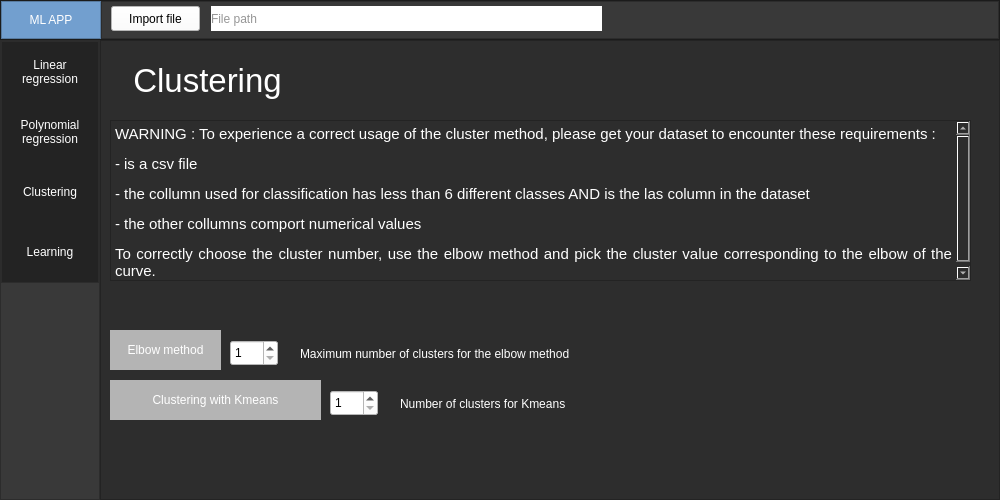
<?xml version="1.0" encoding="UTF-8"?>
<ui version="4.0">
 <class>MainWindow</class>
 <widget class="QMainWindow" name="MainWindow">
  <property name="geometry">
   <rect>
    <x>0</x>
    <y>0</y>
    <width>1000</width>
    <height>500</height>
   </rect>
  </property>
  <property name="minimumSize">
   <size>
    <width>1000</width>
    <height>500</height>
   </size>
  </property>
  <property name="windowTitle">
   <string>MainWindow</string>
  </property>
  <property name="styleSheet">
   <string notr="true">background-color: rgb(45, 45, 45);</string>
  </property>
  <widget class="QWidget" name="centralwidget">
   <layout class="QVBoxLayout" name="verticalLayout">
    <property name="spacing">
     <number>0</number>
    </property>
    <property name="leftMargin">
     <number>0</number>
    </property>
    <property name="topMargin">
     <number>0</number>
    </property>
    <property name="rightMargin">
     <number>0</number>
    </property>
    <property name="bottomMargin">
     <number>0</number>
    </property>
    <item>
     <widget class="QFrame" name="Topbar">
      <property name="maximumSize">
       <size>
        <width>16777215</width>
        <height>40</height>
       </size>
      </property>
      <property name="styleSheet">
       <string notr="true">background-color: rgb(35, 35, 35);</string>
      </property>
      <property name="frameShape">
       <enum>QFrame::StyledPanel</enum>
      </property>
      <property name="frameShadow">
       <enum>QFrame::Raised</enum>
      </property>
      <layout class="QHBoxLayout" name="horizontalLayout">
       <property name="spacing">
        <number>0</number>
       </property>
       <property name="leftMargin">
        <number>0</number>
       </property>
       <property name="topMargin">
        <number>0</number>
       </property>
       <property name="rightMargin">
        <number>0</number>
       </property>
       <property name="bottomMargin">
        <number>0</number>
       </property>
       <item>
        <widget class="QFrame" name="frame_top">
         <property name="maximumSize">
          <size>
           <width>100</width>
           <height>40</height>
          </size>
         </property>
         <property name="styleSheet">
          <string notr="true">background-color: rgb(114, 159, 207);</string>
         </property>
         <property name="frameShape">
          <enum>QFrame::StyledPanel</enum>
         </property>
         <property name="frameShadow">
          <enum>QFrame::Raised</enum>
         </property>
         <layout class="QHBoxLayout" name="horizontalLayout_2">
          <property name="spacing">
           <number>0</number>
          </property>
          <property name="leftMargin">
           <number>0</number>
          </property>
          <property name="topMargin">
           <number>0</number>
          </property>
          <property name="rightMargin">
           <number>0</number>
          </property>
          <property name="bottomMargin">
           <number>0</number>
          </property>
          <item>
           <widget class="QPushButton" name="Btn_toggle">
            <property name="sizePolicy">
             <sizepolicy hsizetype="Expanding" vsizetype="Expanding">
              <horstretch>0</horstretch>
              <verstretch>0</verstretch>
             </sizepolicy>
            </property>
            <property name="styleSheet">
             <string notr="true">color:rgb(255, 255, 255);
border: 0px solid</string>
            </property>
            <property name="text">
             <string>ML APP</string>
            </property>
           </widget>
          </item>
         </layout>
        </widget>
       </item>
       <item>
        <widget class="QFrame" name="frame_toggle">
         <property name="minimumSize">
          <size>
           <width>0</width>
           <height>0</height>
          </size>
         </property>
         <property name="styleSheet">
          <string notr="true">background-color: rgb(57, 57, 57);</string>
         </property>
         <property name="frameShape">
          <enum>QFrame::StyledPanel</enum>
         </property>
         <property name="frameShadow">
          <enum>QFrame::Raised</enum>
         </property>
         <widget class="QPushButton" name="Btn_import">
          <property name="geometry">
           <rect>
            <x>10</x>
            <y>5</y>
            <width>89</width>
            <height>25</height>
           </rect>
          </property>
          <property name="styleSheet">
           <string notr="true">QPushButton{
	background-color: rgb(255,255,255);
}
QPushButton:hover{
	color : #FFF;
	background-color: rgb(0, 0, 0);
}</string>
          </property>
          <property name="text">
           <string>Import file</string>
          </property>
         </widget>
         <widget class="QLabel" name="label_file_path">
          <property name="geometry">
           <rect>
            <x>110</x>
            <y>5</y>
            <width>391</width>
            <height>25</height>
           </rect>
          </property>
          <property name="styleSheet">
           <string notr="true">background-color: #FFF;
color :rgb(150, 150, 150)</string>
          </property>
          <property name="text">
           <string>File path</string>
          </property>
         </widget>
        </widget>
       </item>
      </layout>
     </widget>
    </item>
    <item>
     <widget class="QFrame" name="Content">
      <property name="frameShape">
       <enum>QFrame::NoFrame</enum>
      </property>
      <property name="frameShadow">
       <enum>QFrame::Raised</enum>
      </property>
      <layout class="QHBoxLayout" name="horizontalLayout_3">
       <property name="spacing">
        <number>0</number>
       </property>
       <property name="leftMargin">
        <number>0</number>
       </property>
       <property name="topMargin">
        <number>0</number>
       </property>
       <property name="rightMargin">
        <number>0</number>
       </property>
       <property name="bottomMargin">
        <number>0</number>
       </property>
       <item>
        <widget class="QFrame" name="frame_left_menu">
         <property name="minimumSize">
          <size>
           <width>100</width>
           <height>0</height>
          </size>
         </property>
         <property name="maximumSize">
          <size>
           <width>100</width>
           <height>16777215</height>
          </size>
         </property>
         <property name="styleSheet">
          <string notr="true">background-color: rgb(57, 57, 57);</string>
         </property>
         <property name="frameShape">
          <enum>QFrame::StyledPanel</enum>
         </property>
         <property name="frameShadow">
          <enum>QFrame::Raised</enum>
         </property>
         <layout class="QVBoxLayout" name="verticalLayout_3">
          <property name="spacing">
           <number>0</number>
          </property>
          <property name="leftMargin">
           <number>0</number>
          </property>
          <property name="topMargin">
           <number>0</number>
          </property>
          <property name="rightMargin">
           <number>0</number>
          </property>
          <property name="bottomMargin">
           <number>0</number>
          </property>
          <item alignment="Qt::AlignTop">
           <widget class="QFrame" name="frame_top_menus">
            <property name="frameShape">
             <enum>QFrame::StyledPanel</enum>
            </property>
            <property name="frameShadow">
             <enum>QFrame::Raised</enum>
            </property>
            <layout class="QVBoxLayout" name="verticalLayout_4">
             <property name="spacing">
              <number>0</number>
             </property>
             <property name="leftMargin">
              <number>0</number>
             </property>
             <property name="topMargin">
              <number>0</number>
             </property>
             <property name="rightMargin">
              <number>0</number>
             </property>
             <property name="bottomMargin">
              <number>0</number>
             </property>
             <item>
              <widget class="QPushButton" name="Btn_linear">
               <property name="minimumSize">
                <size>
                 <width>0</width>
                 <height>60</height>
                </size>
               </property>
               <property name="styleSheet">
                <string notr="true">QPushButton{
	color:rgb(255,255,255);
	background-color: rgb(35, 35, 35);
	border: 0px solid
}
QPushButton:hover{
background-color: rgb(85, 170, 255);
}</string>
               </property>
               <property name="text">
                <string>Linear
regression</string>
               </property>
              </widget>
             </item>
             <item>
              <widget class="QPushButton" name="Btn_poly_reg">
               <property name="minimumSize">
                <size>
                 <width>0</width>
                 <height>60</height>
                </size>
               </property>
               <property name="styleSheet">
                <string notr="true">QPushButton{
	color:rgb(255,255,255);
	background-color: rgb(35, 35, 35);
	border: 0px solid
}
QPushButton:hover{
background-color: rgb(85, 170, 255);
}</string>
               </property>
               <property name="text">
                <string>Polynomial
regression</string>
               </property>
              </widget>
             </item>
             <item>
              <widget class="QPushButton" name="Btn_kmeans">
               <property name="minimumSize">
                <size>
                 <width>0</width>
                 <height>60</height>
                </size>
               </property>
               <property name="styleSheet">
                <string notr="true">QPushButton{
	color:rgb(255,255,255);
	background-color: rgb(35, 35, 35);
	border: 0px solid
}
QPushButton:hover{
background-color: rgb(85, 170, 255);
}</string>
               </property>
               <property name="text">
                <string>Clustering</string>
               </property>
              </widget>
             </item>
             <item>
              <widget class="QPushButton" name="Btn_ML">
               <property name="minimumSize">
                <size>
                 <width>0</width>
                 <height>60</height>
                </size>
               </property>
               <property name="styleSheet">
                <string notr="true">QPushButton{
	color:rgb(255,255,255);
	background-color: rgb(35, 35, 35);
	border: 0px solid
}
QPushButton:hover{
background-color: rgb(85, 170, 255);
}</string>
               </property>
               <property name="text">
                <string>Learning</string>
               </property>
              </widget>
             </item>
            </layout>
           </widget>
          </item>
         </layout>
        </widget>
       </item>
       <item>
        <widget class="QFrame" name="frame_pages">
         <property name="frameShape">
          <enum>QFrame::StyledPanel</enum>
         </property>
         <property name="frameShadow">
          <enum>QFrame::Raised</enum>
         </property>
         <layout class="QVBoxLayout" name="verticalLayout_2">
          <item>
           <widget class="QStackedWidget" name="Pages_widget">
            <property name="currentIndex">
             <number>1</number>
            </property>
            <widget class="QWidget" name="Learning">
             <widget class="QLabel" name="label_learning">
              <property name="geometry">
               <rect>
                <x>0</x>
                <y>0</y>
                <width>210</width>
                <height>61</height>
               </rect>
              </property>
              <property name="font">
               <font>
                <pointsize>25</pointsize>
               </font>
              </property>
              <property name="styleSheet">
               <string notr="true">color: #FFF;</string>
              </property>
              <property name="text">
               <string>Learning</string>
              </property>
              <property name="alignment">
               <set>Qt::AlignCenter</set>
              </property>
             </widget>
            </widget>
            <widget class="QWidget" name="kmeans_cluster">
             <widget class="QLabel" name="label_kmeans">
              <property name="geometry">
               <rect>
                <x>0</x>
                <y>0</y>
                <width>195</width>
                <height>61</height>
               </rect>
              </property>
              <property name="font">
               <font>
                <pointsize>25</pointsize>
               </font>
              </property>
              <property name="styleSheet">
               <string notr="true">color: #FFF;</string>
              </property>
              <property name="text">
               <string>Clustering</string>
              </property>
              <property name="alignment">
               <set>Qt::AlignCenter</set>
              </property>
             </widget>
             <widget class="QPushButton" name="Btn_elbow_plot">
              <property name="geometry">
               <rect>
                <x>0</x>
                <y>280</y>
                <width>111</width>
                <height>40</height>
               </rect>
              </property>
              <property name="minimumSize">
               <size>
                <width>0</width>
                <height>40</height>
               </size>
              </property>
              <property name="styleSheet">
               <string notr="true">QPushButton{
	color:rgb(255,255,255);
	background-color: rgb(180, 180, 180);
	border: 0px solid
}
QPushButton:hover{
background-color: rgb(85, 170, 255);
}</string>
              </property>
              <property name="text">
               <string>Elbow method</string>
              </property>
             </widget>
             <widget class="QTextBrowser" name="textBrowser">
              <property name="geometry">
               <rect>
                <x>0</x>
                <y>70</y>
                <width>861</width>
                <height>161</height>
               </rect>
              </property>
              <property name="styleSheet">
               <string notr="true">color: #FFF</string>
              </property>
              <property name="html">
               <string>&lt;!DOCTYPE HTML PUBLIC &quot;-//W3C//DTD HTML 4.0//EN&quot; &quot;http://www.w3.org/TR/REC-html40/strict.dtd&quot;&gt;
&lt;html&gt;&lt;head&gt;&lt;meta name=&quot;qrichtext&quot; content=&quot;1&quot; /&gt;&lt;style type=&quot;text/css&quot;&gt;
p, li { white-space: pre-wrap; }
&lt;/style&gt;&lt;/head&gt;&lt;body style=&quot; font-family:'Ubuntu'; font-size:11pt; font-weight:400; font-style:normal;&quot;&gt;
&lt;p align=&quot;justify&quot; style=&quot; margin-top:0px; margin-bottom:0px; margin-left:0px; margin-right:0px; -qt-block-indent:0; text-indent:0px;&quot;&gt;WARNING : To experience a correct usage of the cluster method, please get your dataset to encounter these requirements :&lt;/p&gt;
&lt;p align=&quot;justify&quot; style=&quot; margin-top:12px; margin-bottom:12px; margin-left:0px; margin-right:0px; -qt-block-indent:0; text-indent:0px;&quot;&gt;- is a csv file&lt;/p&gt;
&lt;p align=&quot;justify&quot; style=&quot; margin-top:12px; margin-bottom:12px; margin-left:0px; margin-right:0px; -qt-block-indent:0; text-indent:0px;&quot;&gt;- the collumn used for classification has less than 6 different classes AND is the las column in the dataset&lt;/p&gt;
&lt;p align=&quot;justify&quot; style=&quot; margin-top:12px; margin-bottom:12px; margin-left:0px; margin-right:0px; -qt-block-indent:0; text-indent:0px;&quot;&gt;- the other collumns comport numerical values&lt;/p&gt;
&lt;p align=&quot;justify&quot; style=&quot; margin-top:12px; margin-bottom:12px; margin-left:0px; margin-right:0px; -qt-block-indent:0; text-indent:0px;&quot;&gt;To correctly choose the cluster number, use the elbow method and pick the cluster value corresponding to the elbow of the curve.&lt;/p&gt;&lt;/body&gt;&lt;/html&gt;</string>
              </property>
             </widget>
             <widget class="QPushButton" name="Btn_cluster_kmeans">
              <property name="geometry">
               <rect>
                <x>0</x>
                <y>330</y>
                <width>211</width>
                <height>40</height>
               </rect>
              </property>
              <property name="minimumSize">
               <size>
                <width>0</width>
                <height>40</height>
               </size>
              </property>
              <property name="styleSheet">
               <string notr="true">QPushButton{
	color:rgb(255,255,255);
	background-color: rgb(180, 180, 180);
	border: 0px solid
}
QPushButton:hover{
background-color: rgb(85, 170, 255);
}</string>
              </property>
              <property name="text">
               <string>Clustering with Kmeans</string>
              </property>
             </widget>
             <widget class="QSpinBox" name="cluster_max">
              <property name="geometry">
               <rect>
                <x>120</x>
                <y>290</y>
                <width>48</width>
                <height>26</height>
               </rect>
              </property>
              <property name="styleSheet">
               <string notr="true">background-color: rgb(255, 255, 255);</string>
              </property>
              <property name="minimum">
               <number>1</number>
              </property>
              <property name="maximum">
               <number>20</number>
              </property>
             </widget>
             <widget class="QLabel" name="label_clustermax">
              <property name="geometry">
               <rect>
                <x>190</x>
                <y>295</y>
                <width>401</width>
                <height>17</height>
               </rect>
              </property>
              <property name="styleSheet">
               <string notr="true">color: #FFF</string>
              </property>
              <property name="text">
               <string>Maximum number of clusters for the elbow method</string>
              </property>
             </widget>
             <widget class="QSpinBox" name="cluster_number">
              <property name="geometry">
               <rect>
                <x>220</x>
                <y>340</y>
                <width>48</width>
                <height>26</height>
               </rect>
              </property>
              <property name="styleSheet">
               <string notr="true">background-color: rgb(255, 255, 255);</string>
              </property>
              <property name="minimum">
               <number>1</number>
              </property>
              <property name="maximum">
               <number>20</number>
              </property>
             </widget>
             <widget class="QLabel" name="label_cluster">
              <property name="geometry">
               <rect>
                <x>290</x>
                <y>345</y>
                <width>401</width>
                <height>17</height>
               </rect>
              </property>
              <property name="styleSheet">
               <string notr="true">color: #FFF</string>
              </property>
              <property name="text">
               <string>Number of clusters for Kmeans</string>
              </property>
             </widget>
            </widget>
            <widget class="QWidget" name="Linear_reg">
             <widget class="QLabel" name="label_linear">
              <property name="geometry">
               <rect>
                <x>0</x>
                <y>0</y>
                <width>311</width>
                <height>61</height>
               </rect>
              </property>
              <property name="font">
               <font>
                <pointsize>25</pointsize>
               </font>
              </property>
              <property name="styleSheet">
               <string notr="true">color: #FFF;</string>
              </property>
              <property name="text">
               <string>Linear Regression</string>
              </property>
              <property name="alignment">
               <set>Qt::AlignCenter</set>
              </property>
             </widget>
             <widget class="QPushButton" name="plot_linearreg">
              <property name="geometry">
               <rect>
                <x>0</x>
                <y>90</y>
                <width>120</width>
                <height>40</height>
               </rect>
              </property>
              <property name="minimumSize">
               <size>
                <width>0</width>
                <height>40</height>
               </size>
              </property>
              <property name="styleSheet">
               <string notr="true">QPushButton{
	color:rgb(255,255,255);
	background-color: rgb(180, 180, 180);
	border: 0px solid
}
QPushButton:hover{
background-color: rgb(85, 170, 255);
}</string>
              </property>
              <property name="text">
               <string>Plot linear 
regression</string>
              </property>
             </widget>
             <widget class="QLabel" name="label_axis">
              <property name="geometry">
               <rect>
                <x>140</x>
                <y>90</y>
                <width>51</width>
                <height>41</height>
               </rect>
              </property>
              <property name="styleSheet">
               <string notr="true">color: #FFF</string>
              </property>
              <property name="text">
               <string>X axis</string>
              </property>
             </widget>
             <widget class="QSpinBox" name="x_axis_linear">
              <property name="geometry">
               <rect>
                <x>210</x>
                <y>100</y>
                <width>48</width>
                <height>26</height>
               </rect>
              </property>
              <property name="styleSheet">
               <string notr="true">background-color: rgb(255, 255, 255);</string>
              </property>
              <property name="minimum">
               <number>0</number>
              </property>
              <property name="maximum">
               <number>10</number>
              </property>
             </widget>
             <widget class="QLabel" name="label_ord">
              <property name="geometry">
               <rect>
                <x>280</x>
                <y>90</y>
                <width>51</width>
                <height>41</height>
               </rect>
              </property>
              <property name="styleSheet">
               <string notr="true">color: #FFF</string>
              </property>
              <property name="text">
               <string>Y axis</string>
              </property>
             </widget>
             <widget class="QSpinBox" name="y_ord_linear">
              <property name="geometry">
               <rect>
                <x>350</x>
                <y>100</y>
                <width>48</width>
                <height>26</height>
               </rect>
              </property>
              <property name="styleSheet">
               <string notr="true">background-color: rgb(255, 255, 255);</string>
              </property>
              <property name="minimum">
               <number>0</number>
              </property>
              <property name="maximum">
               <number>10</number>
              </property>
             </widget>
            </widget>
            <widget class="QWidget" name="polynomial_reg">
             <widget class="QLabel" name="label_polynomial_reg">
              <property name="geometry">
               <rect>
                <x>0</x>
                <y>0</y>
                <width>381</width>
                <height>61</height>
               </rect>
              </property>
              <property name="font">
               <font>
                <pointsize>25</pointsize>
               </font>
              </property>
              <property name="styleSheet">
               <string notr="true">color: #FFF;</string>
              </property>
              <property name="text">
               <string>Polynomial regression</string>
              </property>
              <property name="alignment">
               <set>Qt::AlignCenter</set>
              </property>
             </widget>
             <widget class="QPushButton" name="plot_polynomial">
              <property name="geometry">
               <rect>
                <x>0</x>
                <y>90</y>
                <width>120</width>
                <height>40</height>
               </rect>
              </property>
              <property name="minimumSize">
               <size>
                <width>0</width>
                <height>40</height>
               </size>
              </property>
              <property name="styleSheet">
               <string notr="true">QPushButton{
	color:rgb(255,255,255);
	background-color: rgb(180, 180, 180);
	border: 0px solid
}
QPushButton:hover{
background-color: rgb(85, 170, 255);
}</string>
              </property>
              <property name="text">
               <string>Plot polynomial 
regression</string>
              </property>
             </widget>
             <widget class="QLabel" name="label_degree">
              <property name="geometry">
               <rect>
                <x>140</x>
                <y>90</y>
                <width>111</width>
                <height>41</height>
               </rect>
              </property>
              <property name="styleSheet">
               <string notr="true">color: #FFF</string>
              </property>
              <property name="text">
               <string>Select a degree</string>
              </property>
             </widget>
             <widget class="QSpinBox" name="degree_polynomial">
              <property name="geometry">
               <rect>
                <x>270</x>
                <y>100</y>
                <width>48</width>
                <height>26</height>
               </rect>
              </property>
              <property name="styleSheet">
               <string notr="true">background-color: rgb(255, 255, 255);</string>
              </property>
              <property name="minimum">
               <number>1</number>
              </property>
              <property name="maximum">
               <number>6</number>
              </property>
             </widget>
             <widget class="QLabel" name="label_ord_poly">
              <property name="geometry">
               <rect>
                <x>280</x>
                <y>140</y>
                <width>51</width>
                <height>41</height>
               </rect>
              </property>
              <property name="styleSheet">
               <string notr="true">color: #FFF</string>
              </property>
              <property name="text">
               <string>Y axis</string>
              </property>
             </widget>
             <widget class="QSpinBox" name="y_ord_linear_poly">
              <property name="geometry">
               <rect>
                <x>350</x>
                <y>150</y>
                <width>48</width>
                <height>26</height>
               </rect>
              </property>
              <property name="styleSheet">
               <string notr="true">background-color: rgb(255, 255, 255);</string>
              </property>
              <property name="minimum">
               <number>0</number>
              </property>
              <property name="maximum">
               <number>10</number>
              </property>
             </widget>
             <widget class="QLabel" name="label_axis_poly">
              <property name="geometry">
               <rect>
                <x>140</x>
                <y>140</y>
                <width>51</width>
                <height>41</height>
               </rect>
              </property>
              <property name="styleSheet">
               <string notr="true">color: #FFF</string>
              </property>
              <property name="text">
               <string>X axis</string>
              </property>
             </widget>
             <widget class="QSpinBox" name="x_axis_linear_poly">
              <property name="geometry">
               <rect>
                <x>210</x>
                <y>150</y>
                <width>48</width>
                <height>26</height>
               </rect>
              </property>
              <property name="styleSheet">
               <string notr="true">background-color: rgb(255, 255, 255);</string>
              </property>
              <property name="minimum">
               <number>0</number>
              </property>
              <property name="maximum">
               <number>10</number>
              </property>
             </widget>
            </widget>
           </widget>
          </item>
         </layout>
        </widget>
       </item>
      </layout>
     </widget>
    </item>
   </layout>
  </widget>
 </widget>
 <resources/>
 <connections/>
</ui>
